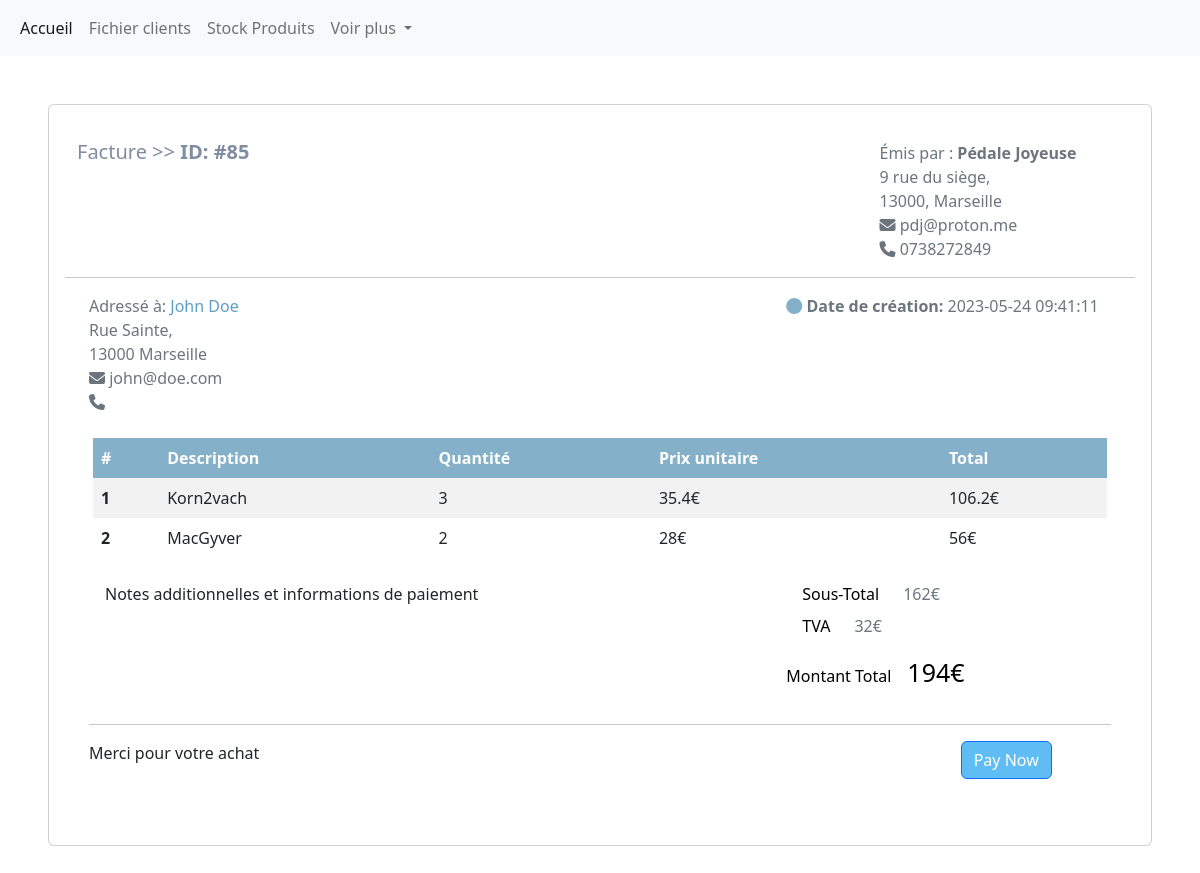
/Invoice/displayInvoice/85 (signed in), run on the app's committed database.
### tables this page shows
CREATE TABLE `invoices` (
  `id` int(11) NOT NULL,
  `customer_id` int(11) NOT NULL,
  `user_id` int(11) NOT NULL,
  `creation_date` datetime NOT NULL DEFAULT CURRENT_TIMESTAMP,
  `amount_et` int(11) NOT NULL,
  `amount_it` int(11) NOT NULL
);

CREATE TABLE `customers` (
  `id` int(11) NOT NULL,
  `firstname` varchar(255) NOT NULL,
  `lastname` varchar(255) NOT NULL,
  `address` varchar(255) NOT NULL,
  `additional_address` varchar(255) DEFAULT NULL,
  `zip_code` varchar(5) NOT NULL,
  `city` varchar(128) NOT NULL,
  `email` varchar(255) NOT NULL,
  `phone_number` varchar(10) DEFAULT NULL
);

CREATE TABLE `products` (
  `id` int(11) NOT NULL,
  `name` varchar(255) NOT NULL,
  `reference` varchar(255) NOT NULL,
  `stock` int(11) NOT NULL,
  `stock_alert` int(11) NOT NULL,
  `price_ht` float(6,2) NOT NULL,
  `vat_id` int(11) NOT NULL
);

CREATE TABLE `invoice_lines` (
  `invoice_id` int(11) NOT NULL,
  `product_id` int(11) NOT NULL,
  `quantity` int(11) NOT NULL
);

### utils/Render.php (called while the page is built, shortened)
<?php
class Render
{
    public static function render(string $path, array $var = [])
    {
        extract($var);
        require('views/' . $path .  '.phtml');
        require('views/layout.phtml');
    }
}

### controllers/InvoiceController.php (called while the page is built, shortened)
<?php
class InvoiceController extends Controller
{
    protected $customer;
    public function __construct()
    {
        $this->customer = new CustomersRepository();
    }
    public function displayInvoice(int $id)
    {
        $invoiceId = intval($id);
        $invoiceLinesData = $this->model->invoiceLinesData($invoiceId);
        extract($invoiceLinesData);
        $customerData = $this->customer->customerData($invoiceId);
        Render::render("invoice", compact("pageTitle", "invoiceId", "invoiceLines", "totalInvoice", "totalInvoiceVat", "totalWithVat", "customerData"));
    }
}

### index.php (called while the page is built, shortened)
<?php
require_once "config/Autoloader.php";
$route = new Routing();
$route->get();

### config/Autoloader.php (called while the page is built, shortened)
<?php
class Autoloader
{
    public static function Autoload()
    {
        spl_autoload_register(function ($classname) {
            $classname = str_replace("\\", "/", $classname);
        });
    }
}

### config/Database.php (called while the page is built, shortened)
<?php
class Database
{
    private static $instance = NULL;
    public static function getPdo(): PDO
    {
        if (self::$instance === NULL) {
            self::$instance = new PDO('mysql:host=localhost;dbname=pedale_joyeuse;charset=utf8', 'root', 'root', [
                PDO::ATTR_ERRMODE => PDO::ERRMODE_EXCEPTION,
                PDO::ATTR_DEFAULT_FETCH_MODE => PDO::FETCH_ASSOC
            ]);
        }
        return self::$instance;
    }
}

### models/Model.php (called while the page is built, shortened)
<?php
abstract class Model
{
    public function __construct()
    {
        $this->pdo = \config\Database::getpdo();
    }
}

### models/CustomersRepository.php (called while the page is built, shortened)
<?php
class CustomersRepository extends Model
{
    public function customerData(int $invoiceId)
    {
        $query = $this->pdo->prepare(" SELECT c.firstname, c.lastname, c.address, c.additional_address,c.zip_code, c.city,c.email, c.phone_number, i.creation_date
        FROM customers c
        JOIN invoices i ON i.customer_id = c.id
        WHERE i.id = :invoiceId");
        $query->execute([
            'invoiceId' => $invoiceId
        ]);
        return $query->fetch();
    }
}

### models/InvoiceRepository.php (called while the page is built, shortened)
<?php
class InvoiceRepository extends Model
{
    public function invoiceLinesData($invoiceId)
    {
        $queryData = $this->pdo->prepare("SELECT p.name, p.price_ht, l.quantity, v.rate
        FROM products p
        JOIN invoice_lines l ON p.id = l.product_id
        JOIN vat v ON p.vat_id = v.id
        WHERE l.invoice_id = :invoiceId;
        ");
        $queryData->execute([
            'invoiceId' => $invoiceId
        ]);
        $invoiceData = $queryData->fetchAll();
        $invoiceLines = [];
        $totalInvoice = 0;
        $totalInvoiceVat = 0;
        foreach ($invoiceData as $line) {
            $invoiceLines[] = [
                'name' => $line['name'],
                'quantity' => $line['quantity'],
                'unit_price' => $line['price_ht'],
                'total_price' => $line['quantity'] * $line['price_ht'],
            ];
            $totalInvoice += intval($line['quantity'] * $line['price_ht']);
            $totalInvoiceVat += intval((($line['quantity'] * $line['price_ht']) * $line['rate']) / 100);
        }
        $totalWithVat = intval($totalInvoice) + intval($totalInvoiceVat);
        return compact('invoiceLines', 'totalInvoice', 'totalInvoiceVat', 'totalWithVat');
    }
}

### controllers/Controller.php (called while the page is built, shortened)
<?php
abstract class Controller
{
    public function __construct()
    {
        $this->model = new $this->modelName();
    }
}

### views/invoice.phtml (the view)
<div class="card">
    <div class="card-body">
        <div class="container mb-5 mt-3">
            <div class="row d-flex align-items-baseline">
                <div class="col-xl-9">
                    <p style="color: #7e8d9f;font-size: 20px;">Facture >> <strong>ID: #<?= $invoiceId ?></strong></p>
                </div>
                <div class="col-xl-3 float-end">
                    <ul class="list-unstyled">
                        <li class="text-muted">Émis par : <span class="fw-bold">Pédale Joyeuse</span></li>
                        <li class="text-muted">9 rue du siège,</li>
                        <li class="text-muted">13000, Marseille</li>
                        <li class="text-muted"><i class="fa-solid fa-envelope"></i> pdj@proton.me</li>
                        <li class="text-muted"><i class="fas fa-phone"></i> 0738272849</li>
                    </ul>
                </div>
                <hr>
            </div>
            <div class="container">
                <div class="row">
                    <div class="col-xl-8">
                        <ul class="list-unstyled">
                            <li class="text-muted">Adressé à: <span style="color:#5d9fc5 ;"><?= $customerData['firstname'] . " " . $customerData['lastname'] ?></span></li>
                            <li class="text-muted"><?= $customerData['address'] . ", " . $customerData['additional_address'] ?></li>
                            <li class="text-muted"><?= $customerData['zip_code'] . " " . $customerData['city'] ?></li>
                            <li class="text-muted"><i class="fa-solid fa-envelope"></i><?= " " . $customerData['email'] ?></li>
                            <li class="text-muted"><i class="fas fa-phone"></i><?= " " . $customerData['phone_number'] ?></li>
                        </ul>
                    </div>
                    <div class="col-xl-4">
                        <ul class="list-unstyled">
                            <li class="text-muted"><i class="fas fa-circle" style="color:#84B0CA ;"></i> <span class="fw-bold">Date de création: </span><?= $customerData['creation_date'] ?></li>
                        </ul>
                    </div>
                </div>
                <div class="row my-2 mx-1 justify-content-center">
                    <table class="table table-striped table-borderless">
                        <thead style="background-color:#84B0CA ;" class="text-white">
                            <tr>
                                <th scope="col">#</th>
                                <th scope="col">Description</th>
                                <th scope="col">Quantité</th>
                                <th scope="col">Prix unitaire</th>
                                <th scope="col">Total</th>
                            </tr>
                        </thead>
                        <tbody>
                            <?php
                            $i = 1;
                            foreach ($invoiceLines as $line) { ?>
                                <tr>
                                    <th scope="row"><?= $i ?></th>
                                    <td><?= $line['name'] ?></td>
                                    <td><?= $line['quantity'] ?></td>
                                    <td><?= $line['unit_price'] ?>€</td>
                                    <td><?= $line['total_price'] ?>€</td>
                                </tr>
                            <?php $i++;
                            } ?>
                        </tbody>
                    </table>
                </div>
                <div class="row">
                    <div class="col-xl-8">
                        <p class="ms-3">Notes additionnelles et informations de paiement</p>
                    </div>
                    <div class="col-xl-3">
                        <ul class="list-unstyled">
                            <li class="text-muted ms-3"><span class="text-black me-4">Sous-Total</span><?= $totalInvoice ?>€</li>
                            <li class="text-muted ms-3 mt-2"><span class="text-black me-4">TVA</span><?= $totalInvoiceVat ?>€</li>
                        </ul>
                        <p class="text-black float-start"><span class="text-black me-3"> Montant Total</span><span style="font-size: 25px;"><?= $totalWithVat ?>€</span></p>
                    </div>
                </div>
                <hr>
                <div class="row">
                    <div class="col-xl-10">
                        <p>Merci pour votre achat</p>
                    </div>
                    <div class="col-xl-2">
                        <button type="button" class="btn btn-primary text-capitalize" style="background-color:#60bdf3 ;">Pay Now</button>
                    </div>
                </div>
            </div>
        </div>
    </div>
</div>

### data on the page
invoices: customer.firstname "John", customer.lastname "Doe", customer.address "Rue Sainte", customer.zip_code "13000", customer.city "Marseille", customer.email "john@doe.com", creation_date "2023-05-24 09:41:11"
products: name "Korn2vach", invoice_lines.quantity "3", price_ht "35.4", total_price "106.2"
products: name "MacGyver", invoice_lines.quantity "2", price_ht "28", total_price "56"

### other printed values
$invoiceId "85"
$totalInvoice "162"
$totalInvoiceVat "32"
$totalWithVat "194"
